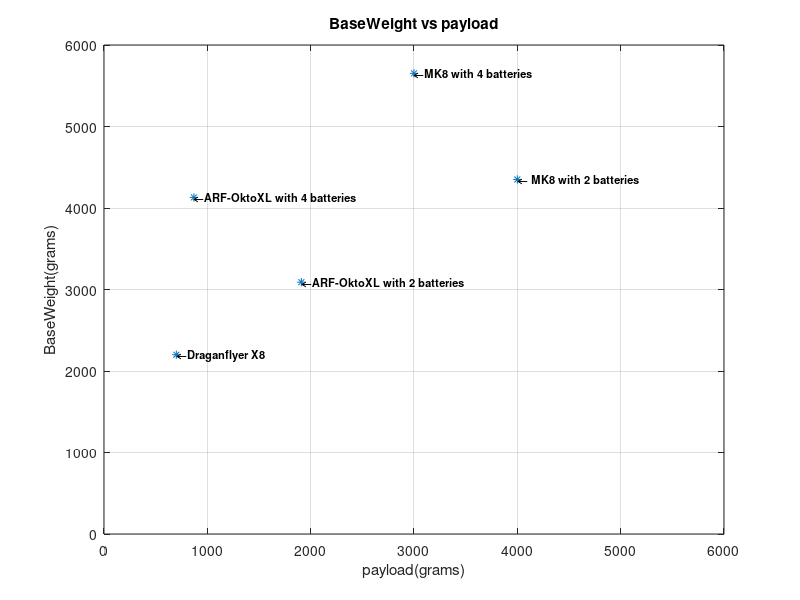

This figure's MATLAB source:
clc
clear all
close all
% All weight in grams
%%  MK8 with 2 batteries
%http://www.mikrokopter.de/en/products/nmk8stden/nmk8techdaten
MultiDrone(1).Name =' MK8 with 2 batteries';
MultiDrone(1).Type ='Octacopter';
MultiDrone(1).Manufacture ='Mikrokopter';
MultiDrone(1).FrameWeight =2850;% (approx +- 200g)(without battery/payload) %strong carbon fiber
MultiDrone(1).BaseWeight  =4350;%base weight incl. 2 batteries
MultiDrone(1).BatteryWeight =750;
MultiDrone(1).Max_allow_Weight ='8350 g';
MultiDrone(1).PayLoad =4000;%max. payload with 2 Lipos
MultiDrone(1).MaxThrust =3000; % there is no data available for  (Type: MK4008/350) (with 16" CFK propellers). but on there shop there are motore that ranges from 2200 to 3000 
MultiDrone(1).MaxEnduranceTime ='12 min for 4kg payload';
MultiDrone(1).Dimension ='1085mm x 1160mm x 450mm';%(W x L x H)
MultiDrone(1).Battery ='Capacity: 4500mAh / 35C Voltage: 22.2 V (6s),Size: approx 150 * 90 * 28mm';
MultiDrone(1).Notes ='Endurance time can vary ( 10 - 40 minutes. Depending on the payload and battery choice.)';
%% MK8 with 4 batteries 
%http://www.mikrokopter.de/en/products/nmk8stden/nmk8techdaten
MultiDrone(2).Name ='MK8 with 4 batteries ';
MultiDrone(2).Type ='Octacopter';
MultiDrone(2).Manufacture ='Mikrokopter';
MultiDrone(2).FrameWeight =2850;% (approx +- 200g)(without battery/payload) %strong carbon fiber
MultiDrone(2).BatteryWeight =570;
MultiDrone(2).BaseWeight  =5652;%base weight incl. 4 batteries
MultiDrone(2).Max_allow_Weight ='8650 g';
MultiDrone(2).PayLoad =3000;
MultiDrone(2).MaxThrust =3000; % there is no data available for  (Type: MK4008/350) (with 16" CFK propellers). but on there shop there are motore that ranges from 2200 to 3000 
MultiDrone(2).MaxEnduranceTime ='23 min for 4x';
MultiDrone(2).Dimension ='1085mm x 1160mm x 450mm';%(W x L x H)
MultiDrone(2).Battery ='Capacity: 4500mAh / 35C Voltage: 22.2 V (6s),Size: approx 150 * 90 * 28mm';
MultiDrone(2).Notes ='Endurance time can vary ( 10 - 40 minutes. Depending on the payload and battery choice.)';
% %% ArfOktoXL-6S12 with 2 batteries 
% % http://www.mikrokopter.de/en/products/mk6s12e/flightsystems
% % http://wiki.mikrokopter.de/en/ArfOktoXL-6S12
% MultiDrone(2).Name ='OktoXL-6S12 with 2 batteries ';
% MultiDrone(2).Type ='Octacopter';
% MultiDrone(2).Manufacture ='Mikrokopter';
% MultiDrone(2).FrameWeight =2600;%(without battery/payload)  %strong carbon fiber
% MultiDrone(2).BaseWeight  =5652;%base weight incl. 4 batteries
% MultiDrone(2).BatteryWeight =750;
% MultiDrone(2).Max_allow_Weight ='5000 g';
% MultiDrone(2).PayLoad =4000;
% MultiDrone(2).MaxThrust =3000;% Motor MK3644 & check % http://wiki.mikrokopter.de/en/MotorCurves#MK3644.2F24                            
% MultiDrone(2).Dimension ='735mm x 735mm x 450mm';%(W x L x H)
% MultiDrone(2).Battery ='Capacity: 4500mAh / 35C Voltage: 22.2 V (6s),Size: approx 150 * 90 * 28mm';
% MultiDrone(2).MaxEnduranceTime ='8 - 41 minutes. Depending on the payload and battery choice.';
% MultiDrone(2).Notes ='Can support up to 4x Battery';
% %% ArfOktoXL-6S12
% % http://www.mikrokopter.de/en/products/mk6s12e/flightsystems
% % http://wiki.mikrokopter.de/en/ArfOktoXL-6S12
% MultiDrone(2).Name ='OktoXL-6S12';
% MultiDrone(2).Type ='Octacopter';
% MultiDrone(2).Manufacture ='Mikrokopter';
% MultiDrone(2).FrameWeight =2600;%(without battery/payload)  %strong carbon fiber
% MultiDrone(2).BaseWeight  =5652;%base weight incl. 4 batteries
% MultiDrone(2).BatteryWeight =750;
% MultiDrone(2).Max_allow_Weight ='5000 g';
% MultiDrone(2).PayLoad =4000;
% MultiDrone(2).MaxThrust =3000;% Motor MK3644 & check % http://wiki.mikrokopter.de/en/MotorCurves#MK3644.2F24                            
% MultiDrone(2).Dimension ='735mm x 735mm x 450mm';%(W x L x H)
% MultiDrone(2).Battery ='Capacity: 4500mAh / 35C Voltage: 22.2 V (6s),Size: approx 150 * 90 * 28mm';
% MultiDrone(2).MaxEnduranceTime ='8 - 41 minutes. Depending on the payload and battery choice.';
% MultiDrone(2).Notes ='Can support up to 4x Battery';
%% ARF-OktoXL with 2 batteries
% http://wiki.mikrokopter.de/en/ArfOktoXL
MultiDrone(3).Name ='ARF-OktoXL with 2 batteries';
MultiDrone(3).Type ='Octacopter';
MultiDrone(3).Manufacture ='Mikrokopter';
MultiDrone(3).FrameWeight = 2050;%(without battery/payload)  %strong carbon fiber
MultiDrone(3).BaseWeight  =3090;%base weight incl. 2 batteries
MultiDrone(3).BatteryWeight =520;
MultiDrone(3).PayLoad =1910;% according to max allow.payload(5000-3090) as the document just recommended max allowable weight
MultiDrone(3).MaxThrust =2200;% motor : MK3638             
MultiDrone(3).Dimension ='735mm x 735mm x 360mm';%(W x L x H)
MultiDrone(3).Battery =' 4S/5000';
MultiDrone(3).Max_allow_Weight ='5000 g';
MultiDrone(3).MaxEnduranceTime ='for  2 * 5.000mAh parallel Without payload: max. 28,6 min . With 1000g payload: max 20min';
MultiDrone(3).Notes ='No notes';
%% ARF-OktoXL with 4 batteries
% http://wiki.mikrokopter.de/en/ArfOktoXL
MultiDrone(4).Name ='ARF-OktoXL with 4 batteries';
MultiDrone(4).Type ='Octacopter';
MultiDrone(4).Manufacture ='Mikrokopter';
MultiDrone(4).FrameWeight = 2050;%(without battery/payload)  %strong carbon fiber
MultiDrone(4).BaseWeight  =4130;%base weight incl. 4 batteries
MultiDrone(4).BatteryWeight =520;
MultiDrone(4).PayLoad =870;% according to max allow.payload(5000-3090) as the document just recommended max allowable weight
MultiDrone(4).MaxThrust =2200;% motor : MK3638             
MultiDrone(4).Dimension ='735mm x 735mm x 360mm';%(W x L x H)
MultiDrone(4).Battery ='4S/5000';
MultiDrone(4).Max_allow_Weight ='5000 g';
MultiDrone(4).MaxEnduranceTime ='max. 40.5 min at 20.000mAh (e.g. 4 * 5.000mAh parallel) Without payload';
MultiDrone(4).Notes ='No notes';
%% Draganflyer X8
% https://dronesusermanuals.jimdo.com/draganfly/
MultiDrone(5).Name ='Draganflyer X8';
MultiDrone(5).Type ='X8 quad';
MultiDrone(5).Manufacture ='Draganfly';
MultiDrone(5).FrameWeight = 1700;%(without battery/payload) 
MultiDrone(5).BaseWeight  =2200;%base weight incl. 1 batteries
MultiDrone(5).BatteryWeight =500;
MultiDrone(5).PayLoad =700;
MultiDrone(5).MaxThrust =2900;% https://hobbyking.com/de_de/turnigy-multistar-4830-480kv-22pole-multi-rotor-outrunner.html
MultiDrone(5).Dimension ='870 x 870 x 320 mm';%(W x L x H)
MultiDrone(5).Battery ='Capacity: 5400mAh Voltage: 14.8V';
MultiDrone(5).Max_allow_Weight ='2500 g';
MultiDrone(5).MaxEnduranceTime ='about 20 minutes without any payload';
MultiDrone(5).Notes ='Out of service';
% %% infinity-9pro_octocopter
% % http://www.turboace.com/infinity-9pro_octocopter.aspx
% MultiDrone(5).Name ='infinity-9pro_octocopter';
% MultiDrone(5).Type ='Octacopter';
% MultiDrone(5).Manufacture ='turboace';
% MultiDrone(5).FrameWeight = 7030.6;%(without battery/payload) 
% MultiDrone(5).BatteryWeight =2494.7;
% MultiDrone(5).PayLoad =9071.8;
% MultiDrone(5).MaxThrust =5000;% Tiger Motor U7 Brushless Motors: 420KV       %https://www.mcmracing.com/en/home/63719-t-motor-tmou7-420-brushless-motor-u7-kv420 
% MultiDrone(5).Dimension ='Motor to Motor Dimensions: 49.5" (1,260mm) octocopter frame Wingspan Dimension: 66.5" (1,690mm) propeller tip to tip Height: 8" to 24" (205mm to 610mm) depending on gimbal and skid landing configuration';
% MultiDrone(5).Battery ='5.5 lbs (22,000mah 6S LiPo) or 11 lbs (Qty2 x 22,000mah 6S LiPo)';
% MultiDrone(5).Max_allow_Weight ='18143.6 g';%All in Weight: 31-46.5 lbs depending on payload & batteries
% MultiDrone(5).MaxEnduranceTime ='8 to 15 minutes depending on payload & batteries';
% MultiDrone(5).Notes ='Can support two batteries';
%% Outputs
figure
for k =1:length(MultiDrone)
    BaseWeight(k)=MultiDrone(k).BaseWeight;
    payload(k)=MultiDrone(k).PayLoad;
end
plot(payload,BaseWeight,'*')
for k =1:length(MultiDrone)
   text(payload(k),BaseWeight(k),['\leftarrow',MultiDrone(k).Name],'FontSize',8,'FontWeight','bold') 
end
grid on
title('BaseWeight vs payload')
ylabel('BaseWeight(grams)');
xlabel('payload(grams)');
xlim([0 6000])
ylim([0 6000])